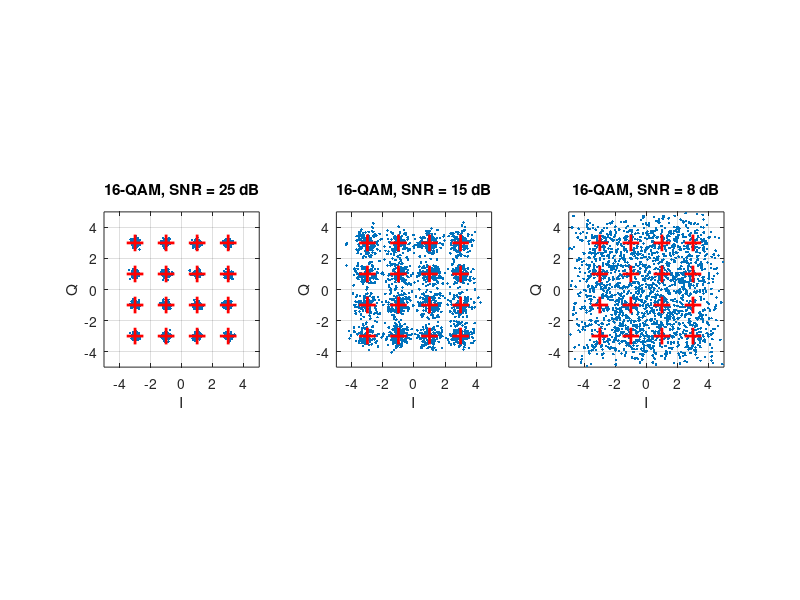

The MATLAB source for this figure: (Note: this script raises an error after producing the figure.)
% qam_constellation.m
% Map random bits to a 16-QAM constellation, send through an AWGN
% channel, and compare ideal vs received clouds in the I/Q plane.



clear
close all

rng(0);
M = 16;                          % 16-QAM (4 bits/symbol)
N = 2000;                        % symbols
data = randi([0 M-1], N, 1);

tx = qammod(data, M);            % unit-normalised constellation

% Send through AWGN at three different SNRs.
SNRs = [25, 15, 8];

figure;
for k = 1:3
    rx = awgn(tx, SNRs(k), 'measured');
    subplot(1, 3, k);
    plot(real(rx), imag(rx), '.', 'MarkerSize', 6);
    hold on;
    plot(real(qammod(0:M-1, M)), imag(qammod(0:M-1, M)), ...
         'r+', 'MarkerSize', 12, 'LineWidth', 2);
    hold off;
    axis equal; grid on;
    xlim([-5 5]); ylim([-5 5]);
    title(sprintf('16-QAM, SNR = %d dB', SNRs(k)));
    xlabel('I'); ylabel('Q');
end
sgtitle('16-QAM through AWGN — constellation degrades with SNR');
